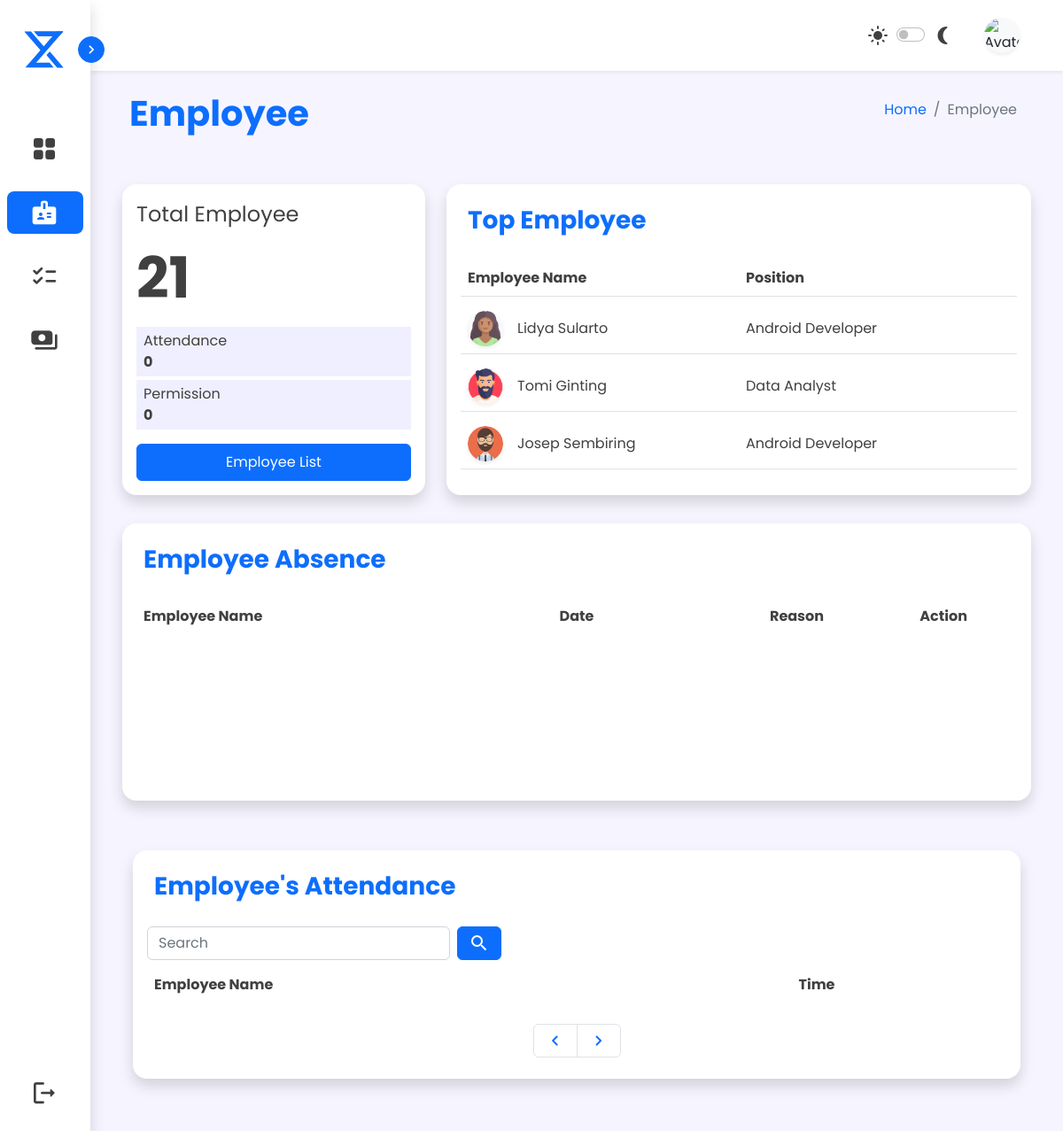
Screenshot of /sources/admin/admin-employee.php (signed in) with the database file from the repository.
### tables this page shows
CREATE TABLE `top` (
  `id` int(11) NOT NULL,
  `kode_karyawan` varchar(10) NOT NULL,
  `jumlah_hadir` varchar(200) NOT NULL,
  `nama` varchar(50) NOT NULL
);

CREATE TABLE `karyawan_tetap` (
  `id` int(20) NOT NULL,
  `kode_karyawan` varchar(7) NOT NULL,
  `nama` varchar(50) NOT NULL,
  `nip` varchar(20) NOT NULL,
  `tanggal` date NOT NULL,
  `tempat` varchar(20) NOT NULL,
  `alamat` varchar(150) NOT NULL,
  `foto` varchar(100) NOT NULL,
  `posisi` varchar(20) NOT NULL,
  `jenis_kelamin` varchar(10) NOT NULL,
  `gaji` bigint(30) NOT NULL
);

### php/functions.php (called while the page is built)
<?php
function koneksi (){
    return mysqli_connect("localhost", "root", "", "perusahaan");
}
function query ($query){
    $koneksi = koneksi();
    $data = mysqli_query($koneksi, $query);
    if(mysqli_num_rows($data) > 1){
        $rows = [];
        while($row = mysqli_fetch_assoc($data)){
            $rows[] = $row;
        }
        return $rows;
    }else {
        $rows = mysqli_fetch_assoc($data);
        return $rows;
    }
}
?>

### sources/admin/admin-employee.php (the view, shortened to what this page needs)
<!DOCTYPE html>
<html lang="en">
<head>
    <link href="https://cdn.jsdelivr.net/npm/bootstrap@5.2.2/dist/css/bootstrap.min.css" rel="stylesheet" />
    <link rel="stylesheet" href="../../assets/style/main.css">
</head>
<?php
require '../../php/functions.php';
$kode = $_SESSION['kode'];
$user1 = query("SELECT * FROM karyawan_tetap WHERE kode_karyawan = '$kode'")
?>
<body class="d-none">
    <nav class="sidebar d-flex flex-lg-column col-auto shadow" id="sidebar-nav">
        <div class="header-box p-2 mt-4 mb-5 align-items-center d-none d-md-none d-lg-flex gap-2 position-relative">
            <div class="logo">
                <img src="../../assets/img/xyz_logo.svg" width="48px" height="48px" alt="">
            </div>
            <button class="btn btn-primary toggle p-1 text-white rounded-circle d-none d-md-none d-lg-flex position-absolute">
                <i class="material-icons-round fs-5 rounded-circle toggle-icon">&#xe5cc</i>
            </button>
        </div>
        <ul id="menu-bar" class="list-unstyled col d-flex flex-row flex-lg-column gap-4 justify-content-center fs-6 p-1 p-lg-2">
            <li>
                <a href="admin-dashboard.php" class="text-decoration-none p-1 px-lg-3 py-lg-2 d-flex rounded-3">
                    <i class="material-icons-round fs-2 menu-icon">&#xe9b0</i>
                </a>
            </li>
            <li class="active">
                <a href="#" class="text-decoration-none p-1 px-lg-3 py-lg-2 d-flex rounded-3">
                    <i class="material-icons-round fs-2 menu-icon">&#xea67</i>
                </a>
            </li>
            <li>
                <a href="admin-verification.php" class="text-decoration-none p-1 px-lg-3 py-lg-2 d-flex rounded-3">
                    <i class="material-icons-round fs-2 menu-icon">&#xe6b1</i>
                </a>
            </li>
            <li>
                <a href="admin-payroll.php" class="text-decoration-none p-1 px-lg-3 py-lg-2 d-flex rounded-3">
                    <i class="material-icons-round fs-2 menu-icon">&#xef63</i>
                </a>
            </li>
            <li class="mt-auto d-none d-md-none d-lg-flex sign-out">
                <a href="../../php/logoutController.php" onclick="return confirm('Apakah anda ingin logout')" class="col text-decoration-none p-1 px-lg-3 py-lg-2 d-flex align-items-center rounded-3">
                    <i class="material-icons-round fs-2 menu-icon">&#xe9ba</i>
                </a>
            </li>
        </ul>
    </nav>
    <div class="content col d-flex flex-column gap-3 mb-5">
        <nav id="topbar" class="navbar d-flex px-1 px-lg-3 shadow-sm">
            <div class="d-flex align-items-center gap-2 gap-lg-3">
                <div class="dark-mode d-flex align-items-center">
                    <label class="btn text material-icons-round p-1" for="dark-mode">&#xe518</label>
                    <div class="d-flex form-check form-switch justify-content-center" for="dark-mode">
                        <input class="form-check-input" type="checkbox" role="switch" title="toggle-dark" id="dark-mode">
                    </div>
                    <label class="btn text material-icons-round p-1" for="dark-mode">&#xef5e</label>
                </div>
                <div class="dropdown d-flex">
                    <button class="btn d-flex align-items-center gap-3" type="button" data-bs-toggle="dropdown" aria-expanded="false">
                        <img id="profile-img" src="../user-img/<?= $user1['foto'] ?>" class="rounded-circle bg-light shadow-sm col-2" alt="Avatar" />
                    </button>
                </div>
            </div>
        </nav>
        <div class="d-flex flex-column gap-4 px-2">
            <div class="d-flex header my-2 mx-0 mx-lg-4 px-1">
                <div class="d-flex flex-column flex-lg-row col justify-content-between px-1 px-lg-2">
                    <h1 class="fw-bold header">Employee</h1>
                    <ol class="breadcrumb p-lg-2">
                        <li class="breadcrumb-item"><a class="text-decoration-none" href="admin-dashboard.php">Home</a>
                        </li>
                        <li class="breadcrumb-item active" aria-current="page">Employee</li>
                    </ol>
                </div>
            </div>
            <div class="d-flex col flex-column flex-xxl-row mx-1 mx-lg-4 gap-4">
                <div class="col-xxl-8 d-flex flex-column p-2 gap-3">
                    <div class="d-flex">
                        <div class="d-flex row col flex-column flex-lg-row gap-4 p-2">
                            <div class="container col col-lg-4 rounded-4 shadow border-0 p-3 gap-3 d-flex flex-column">
                                <span class="fs-4">Total Employee</span>
                                <?php
                                $jumlahKaryawan = count(query("SELECT * FROM login"));
                                ?>
                                <span class="display-3 fw-bold"><?= $jumlahKaryawan; ?></span>
                                <div class="d-flex flex-column gap-1">
                                    <?php
                                        $tanggal = date('d M Y');
                                        $hadir = mysqli_num_rows(mysqli_query($koneksi, "SELECT * FROM absensi WHERE tanggal = '$tanggal' AND keterangan = 'Present'"));
                                        $izin = mysqli_num_rows(mysqli_query($koneksi, "SELECT * FROM absensi WHERE tanggal = '$tanggal' AND keterangan != 'Present'"));
                                    ?>
                                    <div class="d-flex flex-column background px-2 py-1">
                                        <span class="fs-6">Attendance</span>
                                        <span class="fs-6 fw-bold"><?= $hadir;?></span>
                                    </div>
                                    <div class="d-flex flex-column background px-2 py-1">
                                        <span class="fs-6">Permission</span>
                                        <span class="fs-6 fw-bold"><?= $izin;?></span>
                                    </div>
                                </div>
                                <a href="admin-employee-list.php" class="text-decoration-none btn btn-primary fs-6 p-2 mt-auto">Employee
                                    List</a>
                            </div>
                            <div class="container col rounded-4 shadow border-0 d-flex flex-column p-2 ">
                                <h3 class="fw-bold p-3 header">Top Employee</h3>
                                <table class="table table-hover">
                                    <thead>
                                        <tr class="d-flex col px-2 py-1">
                                            <th class="col text">Employee Name</th>
                                            <th class="col text">Position</th>
                                        </tr>
                                    </thead>
                                    <tbody>
                                        <?php
                                        $data = mysqli_query($koneksi, "SELECT kode_karyawan, jumlah_hadir, nama FROM top ORDER BY jumlah_hadir DESC LIMIT 3");
                                        while ($tampil = mysqli_fetch_array($data)) {
                                            $id = $tampil['kode_karyawan'];
                                            $get = query("SELECT * FROM karyawan_tetap WHERE kode_karyawan = '$id'");
                                        ?>
                                            <tr class="d-flex col px-2 py-1">
                                                <td class="col-6 d-flex align-items-center gap-3 ">
                                                    <img id="profile-img" src="../user-img/<?= $get['foto']; ?>" class="rounded-circle bg-light shadow-sm" alt="Avatar" />
                                                    <span class="text"><?= $tampil['nama'] ?></span>
                                                </td>
                                                <td class="col-6 d-flex align-items-center">
                                                    <span class="text"><?= $get['posisi']; ?></span>
                                                </td>
                                            </tr>
                                        <?php } ?>
                                    </tbody>
                                </table>
                            </div>
                        </div>
                    </div>
                    <div class="d-flex row col p-2 flex-column flex-xxl-row">
                        <div class="container col rounded-4 shadow border-0 d-flex flex-column p-2">
                            <h3 class="fw-bold p-3 header">Employee Absence</h3>
                            <table class="table table-borderless">
                                <thead>
                                    <tr class="d-flex col px-2 py-1 ">
                                        <th class="col-8 col-sm-4 justify-content-center text">Employee Name</th>
                                        <th class="col-4 d-none d-md-flex justify-content-center text">Date</th>
                                        <th class="col d-none d-md-flex justify-content-center text">Reason</th>
                                        <th class="col d-flex justify-content-center text">Action</th>
                                    </tr>
                                </thead>
                                <tbody height="160px" class="d-flex flex-column gap-2 px-2 overflow-auto">
                                </tbody>
                            </table>
                        </div>
                    </div>
                </div>
                <div class="d-flex col flex-column col p-3">
                    <div class="container col rounded-4 shadow border-0 d-flex flex-column gap-1 p-2" id="attendance">
                        <h3 class="fw-bold p-3 header">Employee's Attendance</h3>
                        <div class="d-flex align-items-center gap-3 px-2">
                            <form class="d-flex align-items-center gap-2" action="" method="post">
                                <input type="text" class="form-control text-field" id="search" placeholder="Search" name="cari">
                                <a href="#attendance" style="text-decoration:none;">
                                    <button type="submit" name="send" class="btn btn-primary material-icons-round">&#xe8b6
                                    </button>
                                </a>
                            </form>
                        </div>
                        <table class="table table-borderless">
                            <thead>
                                <tr class="d-flex col px-2 py-1">
                                    <th class="col-9 text">Employee Name</th>
                                    <th class="col text">Time</th>
                                </tr>
                            </thead>
                            <?php
                            $date = date('d M Y');
                            $batas = 5;
                            $halaman = isset($_GET['halaman']) ? (int)$_GET['halaman'] : 1;
                            $previous = $halaman - 1;
                            $next = $halaman + 1;
                            $data = mysqli_query($koneksi, "SELECT * FROM absensi WHERE tanggal = '$date' AND keterangan = 'Present' ");
                            $jumlah_data = mysqli_num_rows($data);
                            $total_halaman = ceil($jumlah_data / $batas);
                            ?>
                        </table>
                        <nav aria-label="..." class="d-flex justify-content-center mt-auto">
                            <ul class="pagination">
                                <li class="page-item">
                                    <a class="page-link d-flex" <?php if ($halaman > 1) {
                                                                    echo "href='?halaman=$previous#attendance'";
                                                                } ?>><i class="material-icons-round">&#xe408</i></a>
                                </li>
                                <li class="page-item">
                                    <a class="page-link d-flex" <?php if ($halaman < $total_halaman) {
                                                                    echo "href='?halaman=$next'#attendance";
                                                                } ?>><i class="material-icons-round">&#xe409</i></a>
                                </li>
                            </ul>
                        </nav>
                    </div>
                </div>
            </div>
        </div>
    </div>
</body>
</html>

### assets/style/main.css (style rules this page uses)
:root { --body-color: #f6f5ff; --primary-color: #0d6efd; --secondary-color: #fff; --text-color: #404040; --background-color: #f0efff; --tran-all: all 0.5s ease; }
body { font-family: "Poppins", sans-serif; min-height: 100vh; background-color: var(--body-color); transition: var(--tran-all); }
.sidebar li a, #brand-text, #topbar, .content { color: var(--text-color); }
#sidebar-nav { width: 102px; background-color: var(--secondary-color); transition: var(--tran-all); z-index: 2; }
.menu-icon { margin: 0 10px; }
.logo { margin-left: 18px; }
.toggle { right: -16px; transition: var(--tran-all); }
.toggle-icon { transition: var(--tran-all); }
.sidebar li.active a { background-color: var(--primary-color); }
.sidebar li.active a { color: var(--secondary-color); }
#topbar { min-height: 80px; background-color: var(--secondary-color); transition: var(--tran-all); }
#profile-img, #profile-img-container { object-fit: cover; }
#profile-img { width: 40px; height: 40px; }
.card, .container, .flex-container, .text-field { background: var(--secondary-color); transition: var(--tran-all); }
.text { color: var(--text-color); }
.header { color: var(--primary-color); }
.background { background-color: var(--background-color); }

### rows the page displays
top: karyawan_tetap.foto (picture), nama "Lidya Sularto", karyawan_tetap.posisi "Android Developer"
top: karyawan_tetap.foto (picture), nama "Tomi Ginting", karyawan_tetap.posisi "Data Analyst"
top: karyawan_tetap.foto (picture), nama "Josep Sembiring", karyawan_tetap.posisi "Android Developer"

### other values shown
$jumlahKaryawan "21"
$hadir "0"
$izin "0"
